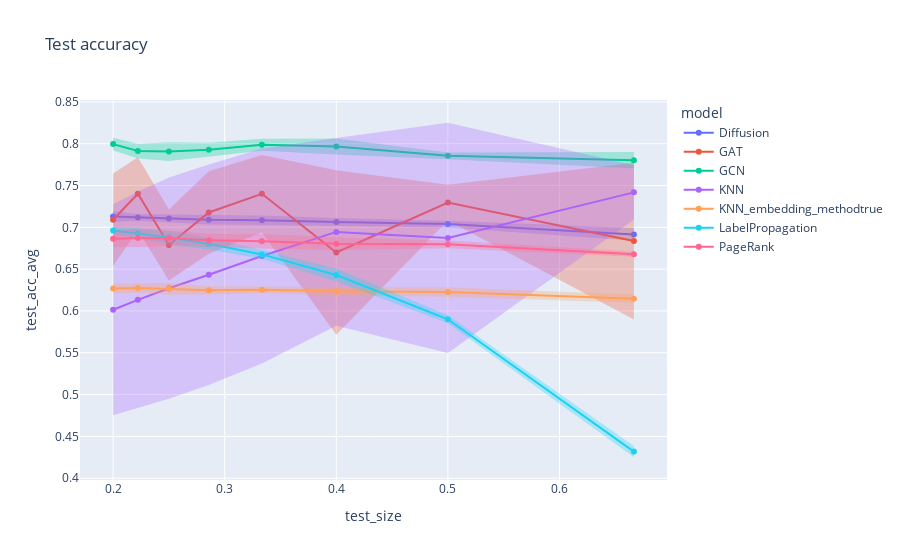

Here is the notebook cell this chart was saved with:
### Markdown cell above
### `Wikivitals`

### Code cell
# Compute average and standard deviation according to values of k
grouped = df.groupby(['dataset', 'model', 'k', 'train_size', 'test_size'])[['train_acc', 'test_acc']].agg({'train_acc': ['mean', 'std'], 'test_acc': ['mean', 'std']}).reset_index()
grouped.columns = ['dataset', 'model', 'k', 'train_size', 'test_size', 'train_acc_avg', 'train_acc_std', 'test_acc_avg', 'test_acc_std', ]
grouped

# Test split
for error_y_mode in {'band'}:
    fig = line(
        data_frame = grouped[grouped['dataset']=='wikivitals'],
        x = 'test_size',
        y = 'test_acc_avg',
        error_y = 'test_acc_std',
        error_y_mode = error_y_mode,
        color = 'model',
        title = f'Test accuracy',
        markers = '.',
    )
    fig.show()

### Figure 1 — Plotly figure (JSON) as saved in the notebook; plotly's stock layout.template omitted (floating-point values rounded to 4 significant figures)
{"data": [{"fill": "toself", "fillcolor": "rgba(99,110,250,.3)", "hoverinfo": "skip", "legendgroup": "Diffusion", "line": {"color": "rgba(255,255,255,0)"}, "showlegend": false, "type": "scatter", "x": [0.6667, 0.5, 0.4, 0.3333, 0.2857, 0.25, 0.2222, 0.2, 0.2, 0.2222, 0.25, 0.2857, 0.3333, 0.4, 0.5, 0.6667], "xaxis": "x", "y": [0.6991, 0.7079, 0.7113, 0.7142, 0.7148, 0.7158, 0.7159, 0.7194, 0.7064, 0.7079, 0.7055, 0.7033, 0.7028, 0.7017, 0.6998, 0.6839], "yaxis": "y"}, {"hovertemplate": "model=Diffusion<br>test_size=%{x}<br>test_acc_avg=%{y}<extra></extra>", "legendgroup": "Diffusion", "line": {"color": "#636efa", "dash": "solid"}, "marker": {"symbol": "circle"}, "mode": "markers+lines", "name": "Diffusion", "orientation": "v", "showlegend": true, "type": "scatter", "x": [0.6667, 0.5, 0.4, 0.3333, 0.2857, 0.25, 0.2222, 0.2], "xaxis": "x", "y": [0.6915, 0.7039, 0.7065, 0.7085, 0.709, 0.7107, 0.7119, 0.7129], "yaxis": "y"}, {"fill": "toself", "fillcolor": "rgba(239,85,59,.3)", "hoverinfo": "skip", "legendgroup": "GAT", "line": {"color": "rgba(255,255,255,0)"}, "showlegend": false, "type": "scatter", "x": [0.6667, 0.5, 0.4, 0.3333, 0.2857, 0.25, 0.2222, 0.2, 0.2, 0.2222, 0.25, 0.2857, 0.3333, 0.4, 0.5, 0.6667], "xaxis": "x", "y": [0.7772, 0.7509, 0.7681, 0.7864, 0.767, 0.7214, 0.7836, 0.7643, 0.6538, 0.6966, 0.6365, 0.6685, 0.6937, 0.5717, 0.7082, 0.5899], "yaxis": "y"}, {"hovertemplate": "model=GAT<br>test_size=%{x}<br>test_acc_avg=%{y}<extra></extra>", "legendgroup": "GAT", "line": {"color": "#EF553B", "dash": "solid"}, "marker": {"symbol": "circle"}, "mode": "markers+lines", "name": "GAT", "orientation": "v", "showlegend": true, "type": "scatter", "x": [0.6667, 0.5, 0.4, 0.3333, 0.2857, 0.25, 0.2222, 0.2], "xaxis": "x", "y": [0.6835, 0.7296, 0.6699, 0.7401, 0.7177, 0.6789, 0.7401, 0.709], "yaxis": "y"}, {"fill": "toself", "fillcolor": "rgba(0,204,150,.3)", "hoverinfo": "skip", "legendgroup": "GCN", "line": {"color": "rgba(255,255,255,0)"}, "showlegend": false, "type": "scatter", "x": [0.6667, 0.5, 0.4, 0.3333, 0.2857, 0.25, 0.2222, 0.2, 0.2, 0.2222, 0.25, 0.2857, 0.3333, 0.4, 0.5, 0.6667], "xaxis": "x", "y": [0.79, 0.7895, 0.8061, 0.8058, 0.801, 0.8018, 0.8001, 0.807, 0.7919, 0.7823, 0.7794, 0.7842, 0.7914, 0.7872, 0.7815, 0.7704], "yaxis": "y"}, {"hovertemplate": "model=GCN<br>test_size=%{x}<br>test_acc_avg=%{y}<extra></extra>", "legendgroup": "GCN", "line": {"color": "#00cc96", "dash": "solid"}, "marker": {"symbol": "circle"}, "mode": "markers+lines", "name": "GCN", "orientation": "v", "showlegend": true, "type": "scatter", "x": [0.6667, 0.5, 0.4, 0.3333, 0.2857, 0.25, 0.2222, 0.2], "xaxis": "x", "y": [0.7802, 0.7855, 0.7967, 0.7986, 0.7926, 0.7906, 0.7912, 0.7995], "yaxis": "y"}, {"fill": "toself", "fillcolor": "rgba(171,99,250,.3)", "hoverinfo": "skip", "legendgroup": "KNN", "line": {"color": "rgba(255,255,255,0)"}, "showlegend": false, "type": "scatter", "x": [0.6667, 0.5, 0.4, 0.3333, 0.2857, 0.25, 0.2222, 0.2, 0.2, 0.2222, 0.25, 0.2857, 0.3333, 0.4, 0.5, 0.6667], "xaxis": "x", "y": [0.7742, 0.825, 0.8068, 0.7942, 0.7752, 0.7595, 0.7428, 0.7275, 0.4754, 0.4837, 0.4949, 0.5115, 0.5371, 0.5822, 0.5497, 0.7094], "yaxis": "y"}, {"hovertemplate": "model=KNN<br>test_size=%{x}<br>test_acc_avg=%{y}<extra></extra>", "legendgroup": "KNN", "line": {"color": "#ab63fa", "dash": "solid"}, "marker": {"symbol": "circle"}, "mode": "markers+lines", "name": "KNN", "orientation": "v", "showlegend": true, "type": "scatter", "x": [0.6667, 0.5, 0.4, 0.3333, 0.2857, 0.25, 0.2222, 0.2], "xaxis": "x", "y": [0.7418, 0.6874, 0.6945, 0.6656, 0.6433, 0.6272, 0.6133, 0.6014], "yaxis": "y"}, {"fill": "toself", "fillcolor": "rgba(255,161,90,.3)", "hoverinfo": "skip", "legendgroup": "KNN_embedding_methodtrue", "line": {"color": "rgba(255,255,255,0)"}, "showlegend": false, "type": "scatter", "x": [0.6667, 0.5, 0.4, 0.3333, 0.2857, 0.25, 0.2222, 0.2, 0.2, 0.2222, 0.25, 0.2857, 0.3333, 0.4, 0.5, 0.6667], "xaxis": "x", "y": [0.6197, 0.6284, 0.6283, 0.6293, 0.6297, 0.6334, 0.6329, 0.6327, 0.621, 0.6218, 0.6195, 0.6196, 0.6216, 0.6186, 0.6169, 0.6098], "yaxis": "y"}, {"hovertemplate": "model=KNN_embedding_methodtrue<br>test_size=%{x}<br>test_acc_avg=%{y}<extra></extra>", "legendgroup": "KNN_embedding_methodtrue", "line": {"color": "#FFA15A", "dash": "solid"}, "marker": {"symbol": "circle"}, "mode": "markers+lines", "name": "KNN_embedding_methodtrue", "orientation": "v", "showlegend": true, "type": "scatter", "x": [0.6667, 0.5, 0.4, 0.3333, 0.2857, 0.25, 0.2222, 0.2], "xaxis": "x", "y": [0.6147, 0.6227, 0.6235, 0.6254, 0.6246, 0.6265, 0.6273, 0.6269], "yaxis": "y"}, {"fill": "toself", "fillcolor": "rgba(25,211,243,.3)", "hoverinfo": "skip", "legendgroup": "LabelPropagation", "line": {"color": "rgba(255,255,255,0)"}, "showlegend": false, "type": "scatter", "x": [0.6667, 0.5, 0.4, 0.3333, 0.2857, 0.25, 0.2222, 0.2, 0.2, 0.2222, 0.25, 0.2857, 0.3333, 0.4, 0.5, 0.6667], "xaxis": "x", "y": [0.4387, 0.5948, 0.6508, 0.6729, 0.6876, 0.6957, 0.6988, 0.7005, 0.692, 0.6865, 0.6801, 0.6731, 0.6623, 0.6353, 0.5853, 0.4251], "yaxis": "y"}, {"hovertemplate": "model=LabelPropagation<br>test_size=%{x}<br>test_acc_avg=%{y}<extra></extra>", "legendgroup": "LabelPropagation", "line": {"color": "#19d3f3", "dash": "solid"}, "marker": {"symbol": "circle"}, "mode": "markers+lines", "name": "LabelPropagation", "orientation": "v", "showlegend": true, "type": "scatter", "x": [0.6667, 0.5, 0.4, 0.3333, 0.2857, 0.25, 0.2222, 0.2], "xaxis": "x", "y": [0.4319, 0.5901, 0.643, 0.6676, 0.6804, 0.6879, 0.6926, 0.6962], "yaxis": "y"}, {"fill": "toself", "fillcolor": "rgba(255,102,146,.3)", "hoverinfo": "skip", "legendgroup": "PageRank", "line": {"color": "rgba(255,255,255,0)"}, "showlegend": false, "type": "scatter", "x": [0.6667, 0.5, 0.4, 0.3333, 0.2857, 0.25, 0.2222, 0.2, 0.2, 0.2222, 0.25, 0.2857, 0.3333, 0.4, 0.5, 0.6667], "xaxis": "x", "y": [0.671, 0.6843, 0.6883, 0.6921, 0.6922, 0.6962, 0.6984, 0.6961, 0.6766, 0.6762, 0.6776, 0.6768, 0.6746, 0.6726, 0.6751, 0.6647], "yaxis": "y"}, {"hovertemplate": "model=PageRank<br>test_size=%{x}<br>test_acc_avg=%{y}<extra></extra>", "legendgroup": "PageRank", "line": {"color": "#FF6692", "dash": "solid"}, "marker": {"symbol": "circle"}, "mode": "markers+lines", "name": "PageRank", "orientation": "v", "showlegend": true, "type": "scatter", "x": [0.6667, 0.5, 0.4, 0.3333, 0.2857, 0.25, 0.2222, 0.2], "xaxis": "x", "y": [0.6678, 0.6797, 0.6805, 0.6833, 0.6845, 0.6869, 0.6873, 0.6863], "yaxis": "y"}], "layout": {"legend": {"title": {"text": "model"}, "tracegroupgap": 0}, "title": {"text": "Test accuracy"}, "xaxis": {"anchor": "y", "domain": [0, 1], "title": {"text": "test_size"}}, "yaxis": {"anchor": "x", "domain": [0, 1], "title": {"text": "test_acc_avg"}}}}
